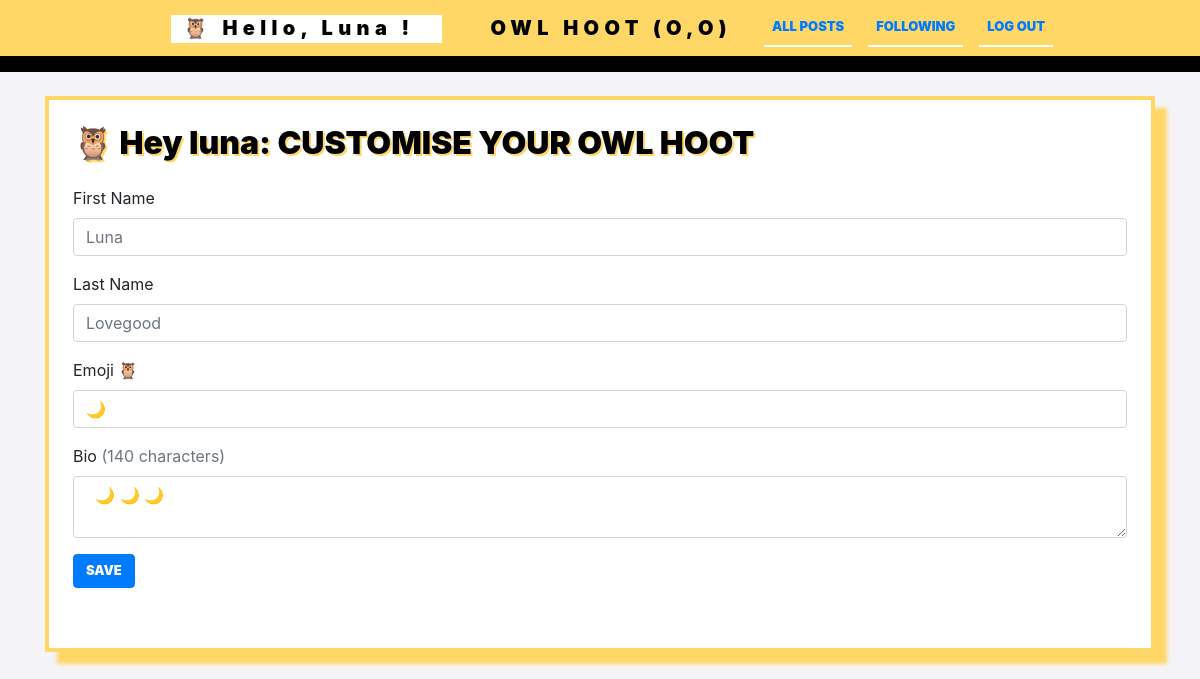
/edit_profile (signed in), run on an earlier commit of the app's database.
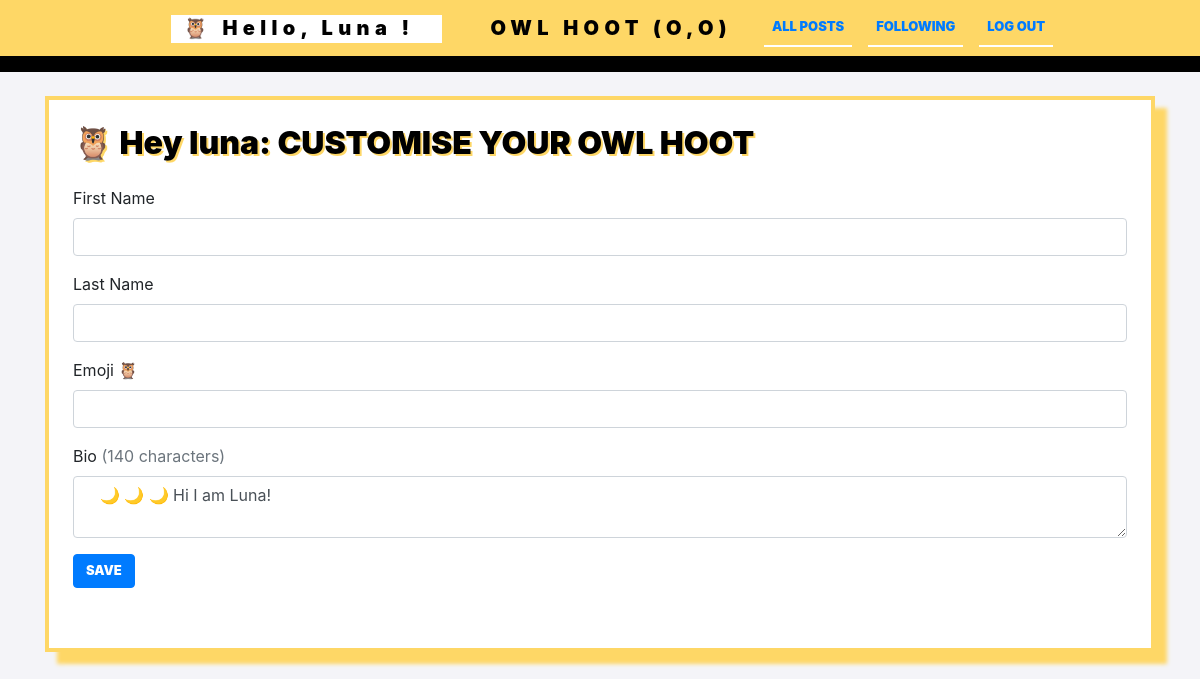
And on a later commit of the database.
### network/models.py (models this page shows, shortened)
class User(AbstractUser):
    first_name = models.CharField(max_length=24)
    last_name = models.CharField(max_length=48)
    bio = models.TextField(blank=True, max_length=140)
    emoji = models.CharField(max_length=2, blank=True)
    followers = models.ManyToManyField('self', symmetrical=False, related_name='following')

### network/views.py (the view)
# urls.py: path("edit_profile", views.edit_profile, name="edit_profile"),
@login_required
def edit_profile(request):
    if request.method == "POST":
        profile = User.objects.get(username=request.user.username)
        profile.bio = request.POST["bio"]
        profile.emoji = request.POST["emoji"]
        profile.first_name = request.POST["first_name"]
        profile.last_name = request.POST["last_name"]
        profile.save()
        return HttpResponseRedirect(reverse("profile", kwargs={"username": profile.username}))
    else:
        profile = User.objects.get(username=request.user.username)
        return render(request, "network/edit_profile.html", {"profile": profile })

### network/templates/network/edit_profile.html (shortened to what this page needs)
{% extends "network/layout.html" %}
{% block body %}
<div class="register">
    <h2>🦉 Hey {{user.username }}: CUSTOMISE YOUR OWL HOOT</h2>
    <form action="{% url 'edit_profile' %}" method="post">
        <div class="form-group">
            <label for="last_name" class="form-label">First Name</label>
            <input class="form-control" autofocus type="text" name="first_name" placeholder="{{profile.first_name}}">
        </div>
        <div class="form-group">
            <label for="last_name" class="form-label">Last Name</label>
            <input class="form-control" type="text" name="last_name" placeholder="{{profile.last_name}}">
        </div>
        <div class="form-group">
            <label for="bio" class="form-label">Emoji 🦉</label>
            <input class="form-control" type="text" name="emoji" placeholder="{{profile.emoji}}" maxlength="2">
        </div>
        <div class="form-group">
            <label for="bio" class="form-label">Bio <span class="text-muted">(140 characters)</span> </label>
            <textarea class="form-control" name="bio" id="bio" rows="2" maxlength="140"> {{ profile.bio }}</textarea>
        </div>
        <input class="btn btn-primary" type="submit" value="Save">
    </form>
</div>
{% endblock %}

### network/templates/network/layout.html (shortened to what this page needs)
{% load static %}
<!DOCTYPE html>
<html lang="en">
    <head>
        <link rel="stylesheet" href="https://stackpath.bootstrapcdn.com/bootstrap/4.4.1/css/bootstrap.min.css">
        <link href="{% static 'network/styles.css' %}" rel="stylesheet">
    </head>
    <body>
        <nav class="navbar navbar-expand-lg">
            <div class="mx-auto d-block">
                <div class="container-fluid" >
                    {% if user.is_authenticated %}
                        <div class="nav-item">
                            <strong><a class="navbar-brand" href="{% url 'profile' user.username %}">🦉 Hello, {{ user.username }} !  </a> </strong>
                        </div>
                    {% endif %}
                    <a class="navbar-brand" href="{% url 'index' %}">      OWL HOOT     (o,o)</a>
                    <ul class="navbar-nav mr-auto">
                        <li class="nav-item">
                        <a class="nav-link" href="{% url 'index' %}">All Posts</a>
                        </li>
                        {% if user.is_authenticated %}
                            <li class="nav-item">
                                <a class="nav-link" href="{% url 'following' %}">Following</a>
                            </li>
                            <li class="nav-item">
                                <a class="nav-link" href="{% url 'logout' %}">Log Out</a>
                            </li>
                        {% endif %}
                  </ul>
                </div>
            </div>
          </nav>
        <div class="body container">
            {% block body %}
            {% endblock %}
        </div>
    </body>
</html>

What changed in the data, as far as the page shows it:
changed User "luna": bio "🌙 🌙 🌙" → "🌙 🌙 🌙 Hi I am Luna!"; first_name "Luna" → (not shown); last_name "Lovegood" → (not shown); emoji "🌙" → (not shown)
